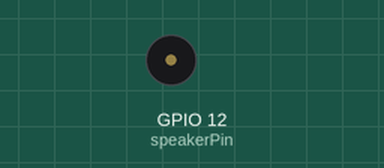
The program below on a simulated ESP32. Parts: buzzer (waves = sounding).

Above: at 0.39 s.
At 2.0 s:
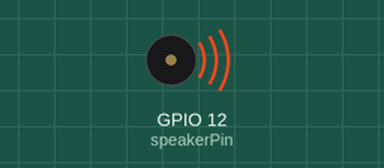
Timing chart, 0 to 8.0 s (numbered marks = the images above):
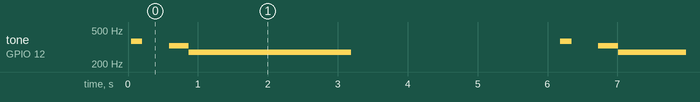

Measured:
- by itself, tone on GPIO 12 (speakerPin): repeats every 6.1 s: silent 0.38 s, 329 Hz 0.28 s, 276 Hz 2.3 s, silent 3.0 s, 369 Hz 0.16 s

The program:

main.cpp
```cpp
#include <Arduino.h>

// Function declaration
void playNote(int rate, float seconds);

// --- Note Frequency Map ---
#define NOTE_A3 220
#define NOTE_A4 440
#define NOTE_A5 880
#define NOTE_B3 247
#define NOTE_B4 494
#define NOTE_B5 988
#define NOTE_Cs4 277
#define NOTE_Cs5 554
#define NOTE_Cs6 1109
#define NOTE_D4 294
#define NOTE_D5 587
#define NOTE_E4 330
#define NOTE_E5 659
#define NOTE_E6 1319
#define NOTE_Fs3 185
#define NOTE_Fs4 370
#define NOTE_Fs5 740
#define NOTE_Gs3 208
#define NOTE_Gs4 415
#define NOTE_Gs5 831
#define REST 0

const int speakerPin = 12;

struct Note
{
  int frequency;
  float duration;
};

Note mySong[] = {
    {NOTE_Fs4, 0.18},
    {REST, 0.36},
    {NOTE_E4, 0.35},
    {NOTE_Cs4, 2.84}};

int songLength = sizeof(mySong) / sizeof(mySong[0]);

void setup()
{
  pinMode(speakerPin, OUTPUT);
}

void loop()
{
  for (int i = 0; i < songLength; i++)
  {
    if (mySong[i].frequency > 0)
    {
      playNote(mySong[i].frequency, mySong[i].duration * 0.8);
    }
    else
    {
      delay(mySong[i].duration * 1000); // 1000);
    }
    delay(20); // Small gap for clarity
  }
  delay(3000);
}

void playNote(int rate, float seconds)
{
  if (rate <= 0)
    return;
  long p_rate = 1000000 / (rate * 2);
  long cycles = (seconds * 1000000) / (p_rate * 2);

  for (long i = 0; i < cycles; i++)
  {
    digitalWrite(speakerPin, HIGH);
    delayMicroseconds(p_rate);
    digitalWrite(speakerPin, LOW);
    delayMicroseconds(p_rate);
  }
}
```
